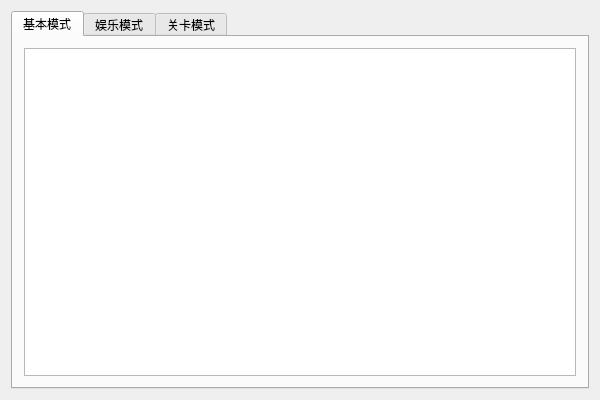
<?xml version="1.0" encoding="UTF-8"?>
<ui version="4.0">
 <class>GameRankDialogClass</class>
 <widget class="QDialog" name="GameRankDialogClass">
  <property name="geometry">
   <rect>
    <x>0</x>
    <y>0</y>
    <width>600</width>
    <height>400</height>
   </rect>
  </property>
  <property name="windowTitle">
   <string>GameRankDialog</string>
  </property>
  <layout class="QGridLayout" name="gridLayout">
   <item row="0" column="0">
    <widget class="QTabWidget" name="tabWidget">
     <property name="currentIndex">
      <number>0</number>
     </property>
     <widget class="QWidget" name="basicTab">
      <attribute name="title">
       <string>基本模式</string>
      </attribute>
      <layout class="QVBoxLayout" name="verticalLayout">
       <item>
        <widget class="QTableView" name="tableView_1"/>
       </item>
      </layout>
     </widget>
     <widget class="QWidget" name="enterTab">
      <attribute name="title">
       <string>娱乐模式</string>
      </attribute>
      <layout class="QVBoxLayout" name="verticalLayout_2">
       <item>
        <widget class="QTableView" name="tableView_2"/>
       </item>
      </layout>
     </widget>
     <widget class="QWidget" name="stageTab">
      <attribute name="title">
       <string>关卡模式</string>
      </attribute>
      <layout class="QVBoxLayout" name="verticalLayout_3">
       <item>
        <widget class="QTableView" name="tableView_3"/>
       </item>
      </layout>
     </widget>
    </widget>
   </item>
  </layout>
 </widget>
 <layoutdefault spacing="6" margin="11"/>
 <resources/>
 <connections/>
</ui>
